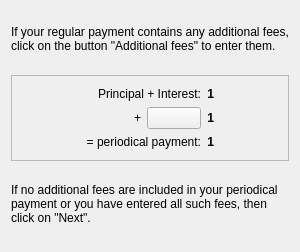
<?xml version="1.0" encoding="UTF-8"?>
<ui version="4.0">
 <class>AdditionalFeesWizardPage</class>
 <widget class="QWizardPage" name="AdditionalFeesWizardPage">
  <attribute name="title">
    <string>Additional Fees</string>
  </attribute>
  <layout class="QVBoxLayout">
    <property name="margin">
      <number>11</number>
    </property>
    <property name="spacing">
      <number>6</number>
    </property>
    <item>
      <widget class="QLabel" name="TextLabel21_2">
        <property name="text">
          <string>
If your regular payment contains any additional fees, click on the button &quot;Additional fees&quot; to enter them.</string>
        </property>
        <property name="alignment">
          <set>Qt::AlignTop</set>
        </property>
        <property name="wordWrap">
          <bool>true</bool>
        </property>
      </widget>
    </item>
    <item>
      <spacer name="Spacer58">
        <property name="sizeHint">
          <size>
            <width>0</width>
            <height>16</height>
          </size>
        </property>
        <property name="sizeType">
          <enum>QSizePolicy::Expanding</enum>
        </property>
        <property name="orientation">
          <enum>Qt::Vertical</enum>
        </property>
      </spacer>
    </item>
    <item>
      <widget class="QFrame" name="Frame9">
        <property name="frameShape">
          <enum>QFrame::StyledPanel</enum>
        </property>
        <property name="frameShadow">
          <enum>QFrame::Raised</enum>
        </property>
        <layout class="QGridLayout">
          <property name="margin">
            <number>11</number>
          </property>
          <property name="spacing">
            <number>6</number>
          </property>
          <item row="2" column="1">
            <widget class="QLabel" name="TextLabel21_1_3">
              <property name="text">
                <string>= periodical payment:</string>
              </property>
              <property name="alignment">
                <set>Qt::AlignVCenter|Qt::AlignRight</set>
              </property>
              <property name="wordWrap">
                <bool>false</bool>
              </property>
            </widget>
          </item>
          <item row="2" column="2">
            <widget class="QLabel" name="m_periodicPayment">
              <property name="font">
                <font>
                  <bold>true</bold>
                </font>
              </property>
              <property name="text">
                <string>1</string>
              </property>
              <property name="textFormat">
                <enum>Qt::PlainText</enum>
              </property>
              <property name="alignment">
                <set>Qt::AlignVCenter|Qt::AlignRight</set>
              </property>
              <property name="wordWrap">
                <bool>false</bool>
              </property>
            </widget>
          </item>
          <item row="1" column="2">
            <widget class="QLabel" name="m_additionalCost">
              <property name="font">
                <font>
                  <bold>true</bold>
                </font>
              </property>
              <property name="text">
                <string>1</string>
              </property>
              <property name="textFormat">
                <enum>Qt::PlainText</enum>
              </property>
              <property name="alignment">
                <set>Qt::AlignVCenter|Qt::AlignRight</set>
              </property>
              <property name="wordWrap">
                <bool>false</bool>
              </property>
            </widget>
          </item>
          <item row="1" column="1">
            <layout class="QHBoxLayout">
              <property name="margin">
                <number>0</number>
              </property>
              <property name="spacing">
                <number>6</number>
              </property>
              <item>
                <widget class="QLabel" name="TextLabel21_1_2">
                  <property name="text">
                    <string>+</string>
                  </property>
                  <property name="alignment">
                    <set>Qt::AlignVCenter|Qt::AlignRight</set>
                  </property>
                  <property name="wordWrap">
                    <bool>false</bool>
                  </property>
                </widget>
              </item>
              <item>
                <widget class="QPushButton" name="m_additionalFeeButton">
                  <property name="text">
                    <string/>
                  </property>
                </widget>
              </item>
            </layout>
          </item>
          <item row="0" column="2">
            <widget class="QLabel" name="m_basePayment">
              <property name="font">
                <font>
                  <bold>true</bold>
                </font>
              </property>
              <property name="text">
                <string>1</string>
              </property>
              <property name="textFormat">
                <enum>Qt::PlainText</enum>
              </property>
              <property name="alignment">
                <set>Qt::AlignVCenter|Qt::AlignRight</set>
              </property>
              <property name="wordWrap">
                <bool>false</bool>
              </property>
            </widget>
          </item>
          <item row="0" column="1">
            <widget class="QLabel" name="TextLabel21_1">
              <property name="text">
                <string>Principal + Interest:</string>
              </property>
              <property name="alignment">
                <set>Qt::AlignVCenter|Qt::AlignRight</set>
              </property>
              <property name="wordWrap">
                <bool>false</bool>
              </property>
            </widget>
          </item>
          <item row="1" column="0">
            <spacer name="spacer173_2">
              <property name="sizeHint">
                <size>
                  <width>40</width>
                  <height>20</height>
                </size>
              </property>
              <property name="sizeType">
                <enum>QSizePolicy::Expanding</enum>
              </property>
              <property name="orientation">
                <enum>Qt::Horizontal</enum>
              </property>
            </spacer>
          </item>
          <item row="1" column="3">
            <spacer name="spacer173">
              <property name="sizeHint">
                <size>
                  <width>40</width>
                  <height>20</height>
                </size>
              </property>
              <property name="sizeType">
                <enum>QSizePolicy::Expanding</enum>
              </property>
              <property name="orientation">
                <enum>Qt::Horizontal</enum>
              </property>
            </spacer>
          </item>
        </layout>
      </widget>
    </item>
    <item>
      <spacer name="Spacer59">
        <property name="sizeHint">
          <size>
            <width>0</width>
            <height>16</height>
          </size>
        </property>
        <property name="sizeType">
          <enum>QSizePolicy::Expanding</enum>
        </property>
        <property name="orientation">
          <enum>Qt::Vertical</enum>
        </property>
      </spacer>
    </item>
    <item>
      <widget class="QLabel" name="TextLabel21_2_2">
        <property name="text">
          <string>If no additional fees are included in your periodical payment or you have entered all such fees, then click on &quot;Next&quot;.</string>
        </property>
        <property name="alignment">
          <set>Qt::AlignTop</set>
        </property>
        <property name="wordWrap">
          <bool>true</bool>
        </property>
      </widget>
    </item>
    <item>
      <spacer name="Spacer60">
        <property name="sizeHint">
          <size>
            <width>0</width>
            <height>16</height>
          </size>
        </property>
        <property name="sizeType">
          <enum>QSizePolicy::Expanding</enum>
        </property>
        <property name="orientation">
          <enum>Qt::Vertical</enum>
        </property>
      </spacer>
    </item>
  </layout>
 </widget>
 <resources/>
 <connections/>
 <customwidgets>
 </customwidgets>
 <tabstops>
 </tabstops>
</ui>
